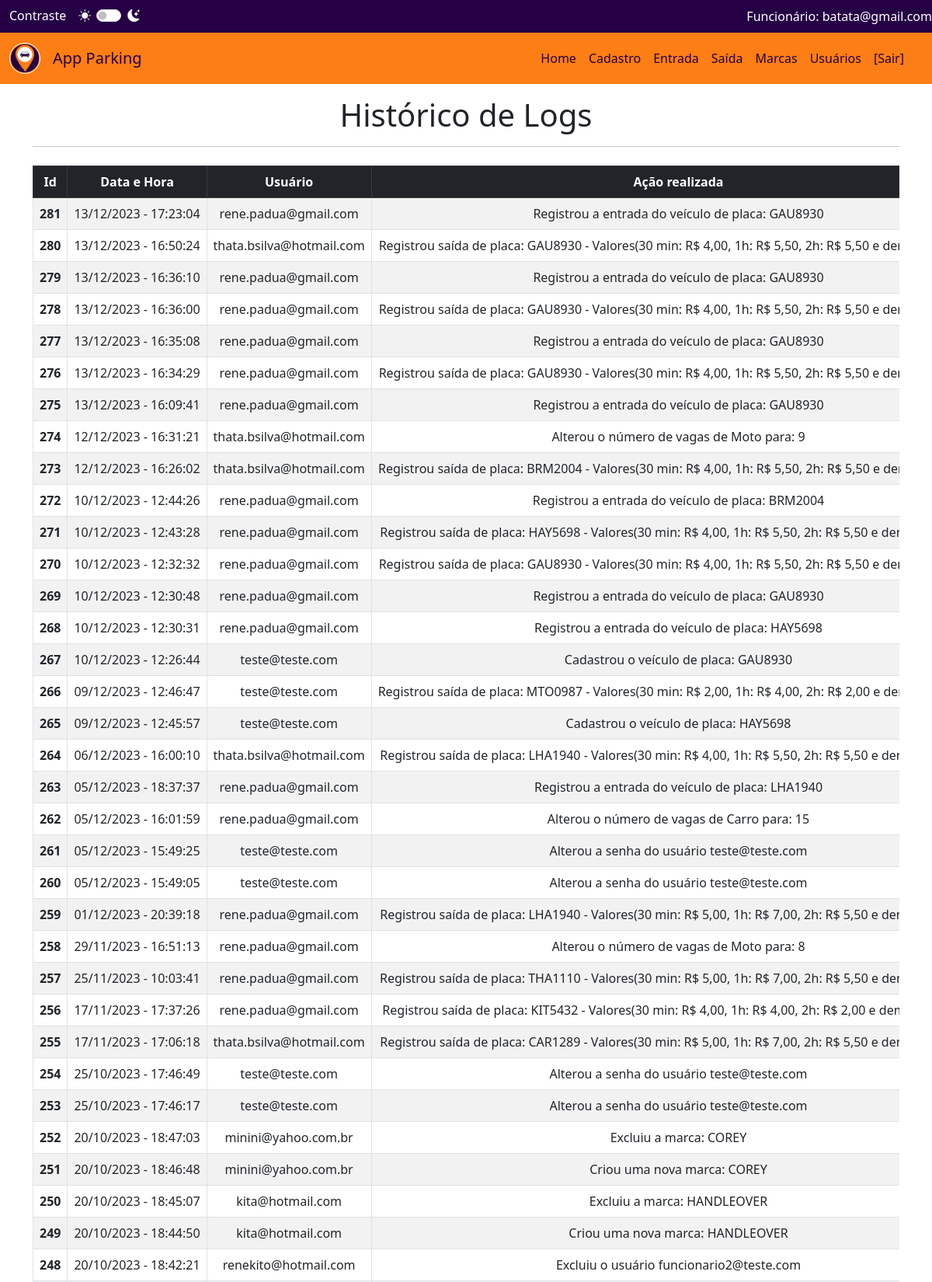
The page /geral/pages/logs.php (signed in, upper part) on the database its author committed.
### tables this page shows
CREATE TABLE `nivel_acesso` (
  `cd_Nivel` int(11) NOT NULL,
  `nivel_Acesso` varchar(20) DEFAULT NULL
);

CREATE TABLE `logs_movimentacao` (
  `id` int(11) NOT NULL,
  `data_hora` timestamp NOT NULL DEFAULT current_timestamp(),
  `usuario_email` varchar(255) DEFAULT NULL,
  `acao_realizada` text DEFAULT NULL
);

### geral/pages/logs.php (the view, shortened to what this page needs)
<?php
	$paginaAtual = 'logs';
	include('../includes/header.php');
?>
<?php
include('../conexao/dbcon.php');
?>
<!doctype html>
<html lang="pt-br">
<head>
  <link href="https://cdn.jsdelivr.net/npm/bootstrap@5.3.0-alpha3/dist/css/bootstrap.min.css" rel="stylesheet">
  <link rel="stylesheet" type="text/css" href="../css/estiloLogs.css">
</head>
<body>
<div class="container text-center mt-3">
  <h1>Histórico de Logs</h1>
  <hr>
  <div class="table-responsive mt-4"">
    <table class="table align-middle text-center table-bordered table-hover border-dark-subtley table-striped">
      <thead class="table-dark">
        <tr>
          <th scope="col">Id</th>
          <th scope="col">Data e Hora</th>
          <th scope="col">Usuário</th>
          <th scope="col">Ação realizada</th>
        </tr>
      </thead>
      <tbody>
	<?php
	      $query = "SELECT * FROM logs_movimentacao order by id DESC";
		  $result = mysqli_query($conn, $query);
	?>
        <?php
        while ($row = mysqli_fetch_assoc($result)) {
            echo "<tr>";
            echo "<th scope='row'>" . $row['id'] . "</th>";
            $dataLog = $row['data_hora'];
            $dataLogFormatada = date('d/m/Y - H:i:s', strtotime($dataLog));
            echo "<td>" . $dataLogFormatada . "</td>";
			echo "<td>" . $row['usuario_email'] . "</td>";
            echo "<td>" . $row['acao_realizada'] . "</td>";
            echo "</tr>";
        }
        ?>
      </tbody>
    </table>
  </div>
</div>
</body>
</html>

### geral/includes/header.php (shortened to what this page needs)
<?php
$nivelAcesso = '';
if (isset($_SESSION['email'])) {
	include('../conexao/dbcon.php');
    $email = $_SESSION['email'];
    $query = "SELECT na.nivel_Acesso
				FROM users u
				INNER JOIN nivel_acesso na ON u.cd_Nivel = na.cd_Nivel
				WHERE u.email = '$email'";
    $result = $conn->query($query);
    if ($result->num_rows === 1) {
        $row = $result->fetch_assoc();
        $nivelAcesso = $row['nivel_Acesso'];
    }
}
$menuLinks = [
    'Administrador' => [
        'Home' => '../pages/index.php',
        'Cadastro' => '../pages/cadastro.php',
        'Entrada' => '../pages/entrada.php',
        'Saída' => '../pages/saida.php',
        'Relatório' => '../pages/relatorio.php',
        'Histórico' => '../pages/historico.php',
        'Valores' => '../pages/valores.php',
		'Marcas' => '../pages/marcas.php',
		'Usuários' => '../pages/usuarios.php',
		'Vagas' => '../pages/vagas.php',
		'Logs' => '../pages/logs.php',
		'Pico' => '../pages/pico.php',
		'Sobre' => '../pages/sobre.php',
        '[Sair]' => '../pages/logout.php'
    ],
	'Proprietário' => [
        'Home' => '../pages/index.php',
        'Cadastro' => '../pages/cadastro.php',
        'Entrada' => '../pages/entrada.php',
        'Saída' => '../pages/saida.php',
        'Relatório' => '../pages/relatorio.php',
        'Histórico' => '../pages/historico.php',
        'Valores' => '../pages/valores.php',
		'Marcas' => '../pages/marcas.php',
		'Usuários' => '../pages/usuarios.php',
		'Vagas' => '../pages/vagas.php',
		'Logs' => '../pages/logs.php',
		'Pico' => '../pages/pico.php',
        '[Sair]' => '../pages/logout.php'
    ],
    'Gerente' => [
        'Home' => '../pages/index.php',
        'Cadastro' => '../pages/cadastro.php',
        'Entrada' => '../pages/entrada.php',
        'Saída' => '../pages/saida.php',
        'Relatório' => '../pages/relatorio.php',
        'Histórico' => '../pages/historico.php',
        'Valores' => '../pages/valores.php',
		'Marcas' => '../pages/marcas.php',
		'Usuários' => '../pages/usuarios.php',
		'Vagas' => '../pages/vagas.php',
		'Pico' => '../pages/pico.php',
        '[Sair]' => '../pages/logout.php'
    ],
    'Funcionário' => [
        'Home' => '../pages/index.php',
		'Cadastro' => '../pages/cadastro.php',
        'Entrada' => '../pages/entrada.php',
        'Saída' => '../pages/saida.php',
		'Marcas' => '../pages/marcas.php',
		'Usuários' => '../pages/usuarios.php',
        '[Sair]' => '../pages/logout.php'
    ]
];
?>
<!doctype html>
<html lang="pt-br">
<head>
    <link href="https://cdn.jsdelivr.net/npm/bootstrap@5.3.0-alpha3/dist/css/bootstrap.min.css" rel="stylesheet">
	<link rel="stylesheet" type="text/css" href="../css/estiloHeader.css">
	<link rel="stylesheet" href="https://cdn.jsdelivr.net/npm/bootstrap-icons@1.10.5/font/bootstrap-icons.css">
</head>
<body>
<nav id="subHeader" class="navbar navbar-expand-lg">
	<div class="container-fluid d-flex flex-row">
		<div class="d-flex">
		<span class="mr-2">Contraste</span>
		<div class="d-flex justify-content-between mx-3">
			<div id="sun">
			<i class="bi bi-sun-fill"></i>
			</div>
				<div class="form-check form-switch"  data-bs-toggle="mode">
					<input class="d-inline form-check-input" type="checkbox" id="contrasteBtn1">
				</div>
			<div>
			<i class="bi bi-moon-stars-fill"></i>
			</div>
		</div>
		</div>
		<div class="position-absolute end-0">
			<?php
				echo "<span>" . $nivelAcesso . ": " .  $email . "</span>";
			?>
		</div>
	</div>
</nav>
<nav class="navbar navbar-expand-lg navbar">
    <div class="container-fluid">
        <a class="navbar-brand" href="#">
            <img id="headerimg" src="../img/logo.png" alt="logo projeto" style="width:40px;" class="rounded-pill">
        </a>
        <a id="navbarTitulo" class="navbar-brand" href="#">App Parking</a>
        <div class="offcanvas bg-warning offcanvas-start" tabindex="-1" id="offcanvasNavbar"
             aria-labelledby="offcanvasNavbarLabel">
            <div class="offcanvas-body">
               <ul class="navbar-nav justify-content-end flex-grow-1 pe-3">
				<?php
					foreach ($menuLinks[$nivelAcesso] as $linkText => $linkUrl) {
						$activeClass = ($paginaAtual === strtolower($linkText)) ? 'active' : '';
						echo '<li class="nav-item">';
						echo '<a class="nav-link ' . $activeClass . '" href="' . $linkUrl . '">';
						echo $linkText;
						echo '</a>';
						echo '</li>';
					}
					?>
				</ul>
            </div>
        </div>
    </div>
</nav>
</body>
</html>

### geral/css/estiloHeader.css (style rules this page uses)
#navbarTitulo { display: block; }
a.navbar-brand, a.navbar-brand.hover { color: #250045; }
.navbar { background-color: #fd7e14; }
.navbar .nav-link { color:#250045; }
#subHeader { background-color: #250045; color: #fff; }
#sun { margin-right: 7px; }
img#headerimg { border-color: #fff !important; border: solid 1px; }

### geral/css/estiloLogs.css (style rules this page uses)
td { white-space: nowrap; }

### rows shown on the page
nivel_acesso: nivel_Acesso "Funcionário"
logs_movimentacao: id "281", data_hora "13/12/2023 - 17:23:04", usuario_email "rene.padua@gmail.com", acao_realizada "Registrou a entrada do veículo de placa: GAU8930"
logs_movimentacao: id "280", data_hora "13/12/2023 - 16:50:24", usuario_email "thata.bsilva@hotmail.com", acao_realizada "Registrou saída de placa: GAU8930 - Valores(30 min: R$ 4,00, 1h: R$ 5,50, 2h: R$ 5,50 e…"
logs_movimentacao: id "279", data_hora "13/12/2023 - 16:36:10", usuario_email "rene.padua@gmail.com", acao_realizada "Registrou a entrada do veículo de placa: GAU8930"
logs_movimentacao: id "278", data_hora "13/12/2023 - 16:36:00", usuario_email "rene.padua@gmail.com", acao_realizada "Registrou saída de placa: GAU8930 - Valores(30 min: R$ 4,00, 1h: R$ 5,50, 2h: R$ 5,50 e…"
logs_movimentacao: id "277", data_hora "13/12/2023 - 16:35:08", usuario_email "rene.padua@gmail.com", acao_realizada "Registrou a entrada do veículo de placa: GAU8930"
logs_movimentacao: id "276", data_hora "13/12/2023 - 16:34:29", usuario_email "rene.padua@gmail.com", acao_realizada "Registrou saída de placa: GAU8930 - Valores(30 min: R$ 4,00, 1h: R$ 5,50, 2h: R$ 5,50 e…"
logs_movimentacao: id "275", data_hora "13/12/2023 - 16:09:41", usuario_email "rene.padua@gmail.com", acao_realizada "Registrou a entrada do veículo de placa: GAU8930"
logs_movimentacao: id "274", data_hora "12/12/2023 - 16:31:21", usuario_email "thata.bsilva@hotmail.com", acao_realizada "Alterou o número de vagas de Moto para: 9"
logs_movimentacao: id "273", data_hora "12/12/2023 - 16:26:02", usuario_email "thata.bsilva@hotmail.com", acao_realizada "Registrou saída de placa: BRM2004 - Valores(30 min: R$ 4,00, 1h: R$ 5,50, 2h: R$ 5,50 e…"
logs_movimentacao: id "272", data_hora "10/12/2023 - 12:44:26", usuario_email "rene.padua@gmail.com", acao_realizada "Registrou a entrada do veículo de placa: BRM2004"
logs_movimentacao: id "271", data_hora "10/12/2023 - 12:43:28", usuario_email "rene.padua@gmail.com", acao_realizada "Registrou saída de placa: HAY5698 - Valores(30 min: R$ 4,00, 1h: R$ 5,50, 2h: R$ 5,50 e…"
logs_movimentacao: id "270", data_hora "10/12/2023 - 12:32:32", usuario_email "rene.padua@gmail.com", acao_realizada "Registrou saída de placa: GAU8930 - Valores(30 min: R$ 4,00, 1h: R$ 5,50, 2h: R$ 5,50 e…"
logs_movimentacao: id "269", data_hora "10/12/2023 - 12:30:48", usuario_email "rene.padua@gmail.com", acao_realizada "Registrou a entrada do veículo de placa: GAU8930"
logs_movimentacao: id "268", data_hora "10/12/2023 - 12:30:31", usuario_email "rene.padua@gmail.com", acao_realizada "Registrou a entrada do veículo de placa: HAY5698"
logs_movimentacao: id "267", data_hora "10/12/2023 - 12:26:44", usuario_email "teste@teste.com", acao_realizada "Cadastrou o veículo de placa: GAU8930"
logs_movimentacao: id "266", data_hora "09/12/2023 - 12:46:47", usuario_email "teste@teste.com", acao_realizada "Registrou saída de placa: MTO0987 - Valores(30 min: R$ 2,00, 1h: R$ 4,00, 2h: R$ 2,00 e…"
logs_movimentacao: id "265", data_hora "09/12/2023 - 12:45:57", usuario_email "teste@teste.com", acao_realizada "Cadastrou o veículo de placa: HAY5698"
logs_movimentacao: id "264", data_hora "06/12/2023 - 16:00:10", usuario_email "thata.bsilva@hotmail.com", acao_realizada "Registrou saída de placa: LHA1940 - Valores(30 min: R$ 4,00, 1h: R$ 5,50, 2h: R$ 5,50 e…"
logs_movimentacao: id "263", data_hora "05/12/2023 - 18:37:37", usuario_email "rene.padua@gmail.com", acao_realizada "Registrou a entrada do veículo de placa: LHA1940"
logs_movimentacao: id "262", data_hora "05/12/2023 - 16:01:59", usuario_email "rene.padua@gmail.com", acao_realizada "Alterou o número de vagas de Carro para: 15"
logs_movimentacao: id "261", data_hora "05/12/2023 - 15:49:25", usuario_email "teste@teste.com", acao_realizada "Alterou a senha do usuário teste@teste.com"
logs_movimentacao: id "260", data_hora "05/12/2023 - 15:49:05", usuario_email "teste@teste.com", acao_realizada "Alterou a senha do usuário teste@teste.com"
logs_movimentacao: id "259", data_hora "01/12/2023 - 20:39:18", usuario_email "rene.padua@gmail.com", acao_realizada "Registrou saída de placa: LHA1940 - Valores(30 min: R$ 5,00, 1h: R$ 7,00, 2h: R$ 5,50 e…"
logs_movimentacao: id "258", data_hora "29/11/2023 - 16:51:13", usuario_email "rene.padua@gmail.com", acao_realizada "Alterou o número de vagas de Moto para: 8"
logs_movimentacao: id "257", data_hora "25/11/2023 - 10:03:41", usuario_email "rene.padua@gmail.com", acao_realizada "Registrou saída de placa: THA1110 - Valores(30 min: R$ 5,00, 1h: R$ 7,00, 2h: R$ 5,50 e…"
logs_movimentacao: id "256", data_hora "17/11/2023 - 17:37:26", usuario_email "rene.padua@gmail.com", acao_realizada "Registrou saída de placa: KIT5432 - Valores(30 min: R$ 4,00, 1h: R$ 4,00, 2h: R$ 2,00 e…"
logs_movimentacao: id "255", data_hora "17/11/2023 - 17:06:18", usuario_email "thata.bsilva@hotmail.com", acao_realizada "Registrou saída de placa: CAR1289 - Valores(30 min: R$ 5,00, 1h: R$ 7,00, 2h: R$ 5,50 e…"
logs_movimentacao: id "254", data_hora "25/10/2023 - 17:46:49", usuario_email "teste@teste.com", acao_realizada "Alterou a senha do usuário teste@teste.com"
logs_movimentacao: id "253", data_hora "25/10/2023 - 17:46:17", usuario_email "teste@teste.com", acao_realizada "Alterou a senha do usuário teste@teste.com"
logs_movimentacao: id "252", data_hora "20/10/2023 - 18:47:03", usuario_email "minini@yahoo.com.br", acao_realizada "Excluiu a marca: COREY"
logs_movimentacao: id "251", data_hora "20/10/2023 - 18:46:48", usuario_email "minini@yahoo.com.br", acao_realizada "Criou uma nova marca: COREY"
logs_movimentacao: id "250", data_hora "20/10/2023 - 18:45:07", usuario_email "kita@hotmail.com", acao_realizada "Excluiu a marca: HANDLEOVER"
logs_movimentacao: id "249", data_hora "20/10/2023 - 18:44:50", usuario_email "kita@hotmail.com", acao_realizada "Criou uma nova marca: HANDLEOVER"
logs_movimentacao: id "248", data_hora "20/10/2023 - 18:42:21", usuario_email "renekito@hotmail.com", acao_realizada "Excluiu o usuário funcionario2@teste.com"

### other values the page prints
$email "batata@gmail.com"
$linkText "Home"
$linkText "Cadastro"
$linkText "Entrada"
$linkText "Saída"
$linkText "Marcas"
$linkText "Usuários"
$linkText "[Sair]"
